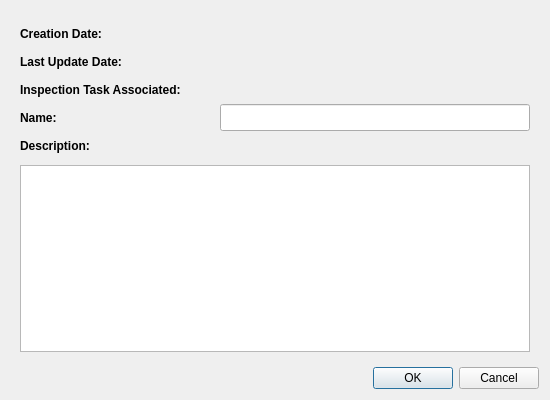
<?xml version="1.0" encoding="UTF-8"?>
<ui version="4.0">
 <class>MissionTaskDialog</class>
 <widget class="QDialog" name="MissionTaskDialog">
  <property name="geometry">
   <rect>
    <x>0</x>
    <y>0</y>
    <width>550</width>
    <height>400</height>
   </rect>
  </property>
  <property name="minimumSize">
   <size>
    <width>550</width>
    <height>400</height>
   </size>
  </property>
  <property name="maximumSize">
   <size>
    <width>550</width>
    <height>1231231</height>
   </size>
  </property>
  <property name="windowTitle">
   <string>Mission Task Information</string>
  </property>
  <layout class="QVBoxLayout" name="verticalLayout_2">
   <item>
    <widget class="QWidget" name="missionTaskDate" native="true">
     <layout class="QVBoxLayout" name="verticalLayout">
      <item>
       <widget class="QWidget" name="widget" native="true">
        <layout class="QFormLayout" name="formLayout">
         <property name="horizontalSpacing">
          <number>0</number>
         </property>
         <property name="verticalSpacing">
          <number>1</number>
         </property>
         <property name="leftMargin">
          <number>0</number>
         </property>
         <property name="topMargin">
          <number>0</number>
         </property>
         <property name="rightMargin">
          <number>0</number>
         </property>
         <property name="bottomMargin">
          <number>0</number>
         </property>
         <item row="0" column="0">
          <widget class="QLabel" name="label_4">
           <property name="minimumSize">
            <size>
             <width>200</width>
             <height>27</height>
            </size>
           </property>
           <property name="maximumSize">
            <size>
             <width>16777215</width>
             <height>27</height>
            </size>
           </property>
           <property name="font">
            <font>
             <weight>75</weight>
             <bold>true</bold>
            </font>
           </property>
           <property name="text">
            <string>Creation Date:</string>
           </property>
          </widget>
         </item>
         <item row="0" column="1">
          <widget class="QLabel" name="dateL">
           <property name="minimumSize">
            <size>
             <width>0</width>
             <height>27</height>
            </size>
           </property>
           <property name="maximumSize">
            <size>
             <width>16777215</width>
             <height>27</height>
            </size>
           </property>
           <property name="text">
            <string/>
           </property>
          </widget>
         </item>
         <item row="1" column="0">
          <widget class="QLabel" name="label_5">
           <property name="minimumSize">
            <size>
             <width>200</width>
             <height>27</height>
            </size>
           </property>
           <property name="maximumSize">
            <size>
             <width>16777215</width>
             <height>27</height>
            </size>
           </property>
           <property name="font">
            <font>
             <weight>75</weight>
             <bold>true</bold>
            </font>
           </property>
           <property name="text">
            <string>Last Update Date:</string>
           </property>
          </widget>
         </item>
         <item row="1" column="1">
          <widget class="QLabel" name="lastUpdateDateL">
           <property name="minimumSize">
            <size>
             <width>0</width>
             <height>27</height>
            </size>
           </property>
           <property name="maximumSize">
            <size>
             <width>16777215</width>
             <height>27</height>
            </size>
           </property>
           <property name="text">
            <string/>
           </property>
          </widget>
         </item>
         <item row="2" column="0">
          <widget class="QLabel" name="label_2">
           <property name="sizePolicy">
            <sizepolicy hsizetype="Preferred" vsizetype="Preferred">
             <horstretch>0</horstretch>
             <verstretch>0</verstretch>
            </sizepolicy>
           </property>
           <property name="minimumSize">
            <size>
             <width>200</width>
             <height>27</height>
            </size>
           </property>
           <property name="maximumSize">
            <size>
             <width>16777215</width>
             <height>27</height>
            </size>
           </property>
           <property name="font">
            <font>
             <weight>75</weight>
             <bold>true</bold>
            </font>
           </property>
           <property name="layoutDirection">
            <enum>Qt::LeftToRight</enum>
           </property>
           <property name="text">
            <string>Inspection Task Associated:</string>
           </property>
          </widget>
         </item>
         <item row="2" column="1">
          <widget class="QWidget" name="widget_3" native="true">
           <property name="minimumSize">
            <size>
             <width>20</width>
             <height>20</height>
            </size>
           </property>
           <layout class="QHBoxLayout" name="horizontalLayout_5">
            <property name="spacing">
             <number>0</number>
            </property>
            <property name="leftMargin">
             <number>0</number>
            </property>
            <property name="topMargin">
             <number>0</number>
            </property>
            <property name="rightMargin">
             <number>0</number>
            </property>
            <property name="bottomMargin">
             <number>0</number>
            </property>
            <item>
             <widget class="QLabel" name="inspectionTaskL">
              <property name="sizePolicy">
               <sizepolicy hsizetype="Expanding" vsizetype="Preferred">
                <horstretch>0</horstretch>
                <verstretch>0</verstretch>
               </sizepolicy>
              </property>
              <property name="minimumSize">
               <size>
                <width>0</width>
                <height>30</height>
               </size>
              </property>
              <property name="maximumSize">
               <size>
                <width>16777215</width>
                <height>27</height>
               </size>
              </property>
              <property name="text">
               <string/>
              </property>
             </widget>
            </item>
            <item>
             <layout class="QHBoxLayout" name="buttonLayout">
              <property name="spacing">
               <number>0</number>
              </property>
             </layout>
            </item>
           </layout>
          </widget>
         </item>
         <item row="6" column="0">
          <widget class="QLabel" name="missionNameL">
           <property name="minimumSize">
            <size>
             <width>200</width>
             <height>27</height>
            </size>
           </property>
           <property name="maximumSize">
            <size>
             <width>16777215</width>
             <height>27</height>
            </size>
           </property>
           <property name="font">
            <font>
             <weight>75</weight>
             <bold>true</bold>
            </font>
           </property>
           <property name="text">
            <string>Name:</string>
           </property>
          </widget>
         </item>
         <item row="6" column="1">
          <widget class="QLineEdit" name="nameLE">
           <property name="minimumSize">
            <size>
             <width>0</width>
             <height>27</height>
            </size>
           </property>
           <property name="maximumSize">
            <size>
             <width>16777215</width>
             <height>27</height>
            </size>
           </property>
          </widget>
         </item>
         <item row="7" column="0">
          <widget class="QLabel" name="label">
           <property name="minimumSize">
            <size>
             <width>0</width>
             <height>27</height>
            </size>
           </property>
           <property name="maximumSize">
            <size>
             <width>16777215</width>
             <height>27</height>
            </size>
           </property>
           <property name="font">
            <font>
             <weight>75</weight>
             <bold>true</bold>
            </font>
           </property>
           <property name="text">
            <string>Description:</string>
           </property>
          </widget>
         </item>
        </layout>
       </widget>
      </item>
      <item>
       <widget class="QPlainTextEdit" name="descriptionTE"/>
      </item>
     </layout>
    </widget>
   </item>
   <item>
    <widget class="QDialogButtonBox" name="missionNameBB">
     <property name="orientation">
      <enum>Qt::Horizontal</enum>
     </property>
     <property name="standardButtons">
      <set>QDialogButtonBox::Cancel|QDialogButtonBox::Ok</set>
     </property>
    </widget>
   </item>
  </layout>
 </widget>
 <resources/>
 <connections>
  <connection>
   <sender>missionNameBB</sender>
   <signal>accepted()</signal>
   <receiver>MissionTaskDialog</receiver>
   <slot>accept()</slot>
   <hints>
    <hint type="sourcelabel">
     <x>224</x>
     <y>378</y>
    </hint>
    <hint type="destinationlabel">
     <x>224</x>
     <y>199</y>
    </hint>
   </hints>
  </connection>
  <connection>
   <sender>missionNameBB</sender>
   <signal>rejected()</signal>
   <receiver>MissionTaskDialog</receiver>
   <slot>reject()</slot>
   <hints>
    <hint type="sourcelabel">
     <x>224</x>
     <y>378</y>
    </hint>
    <hint type="destinationlabel">
     <x>224</x>
     <y>199</y>
    </hint>
   </hints>
  </connection>
 </connections>
</ui>
